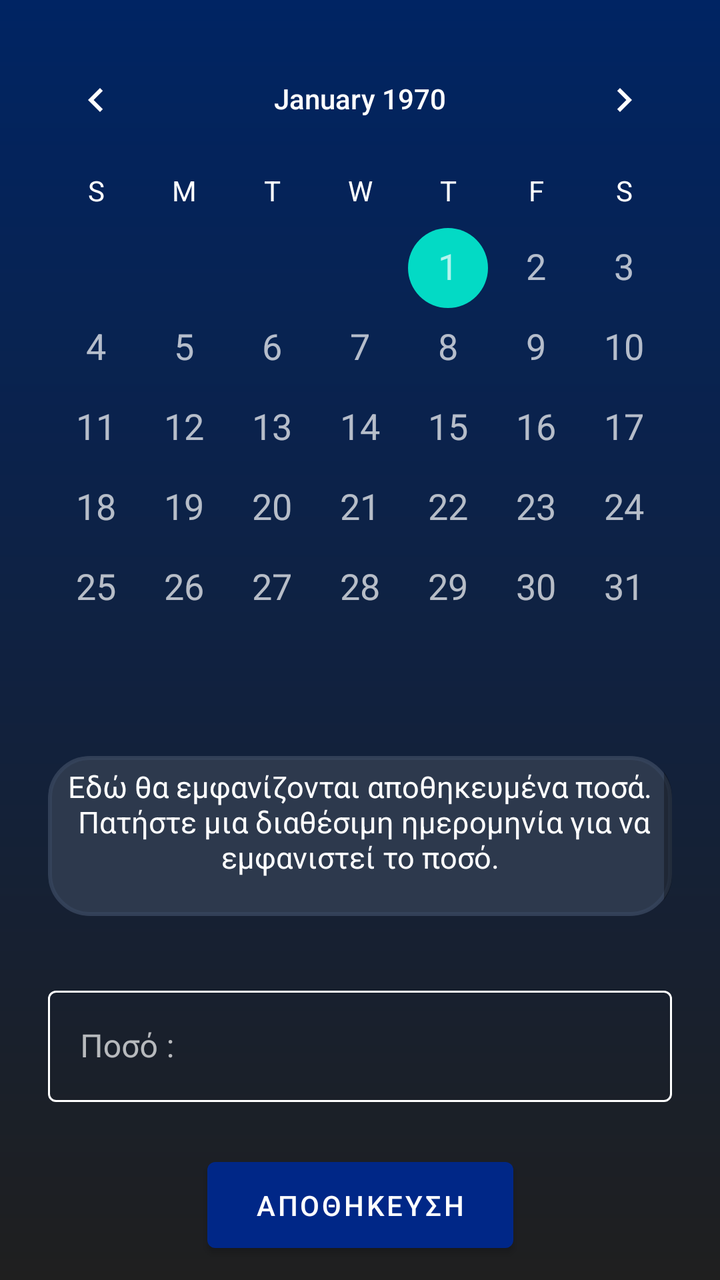
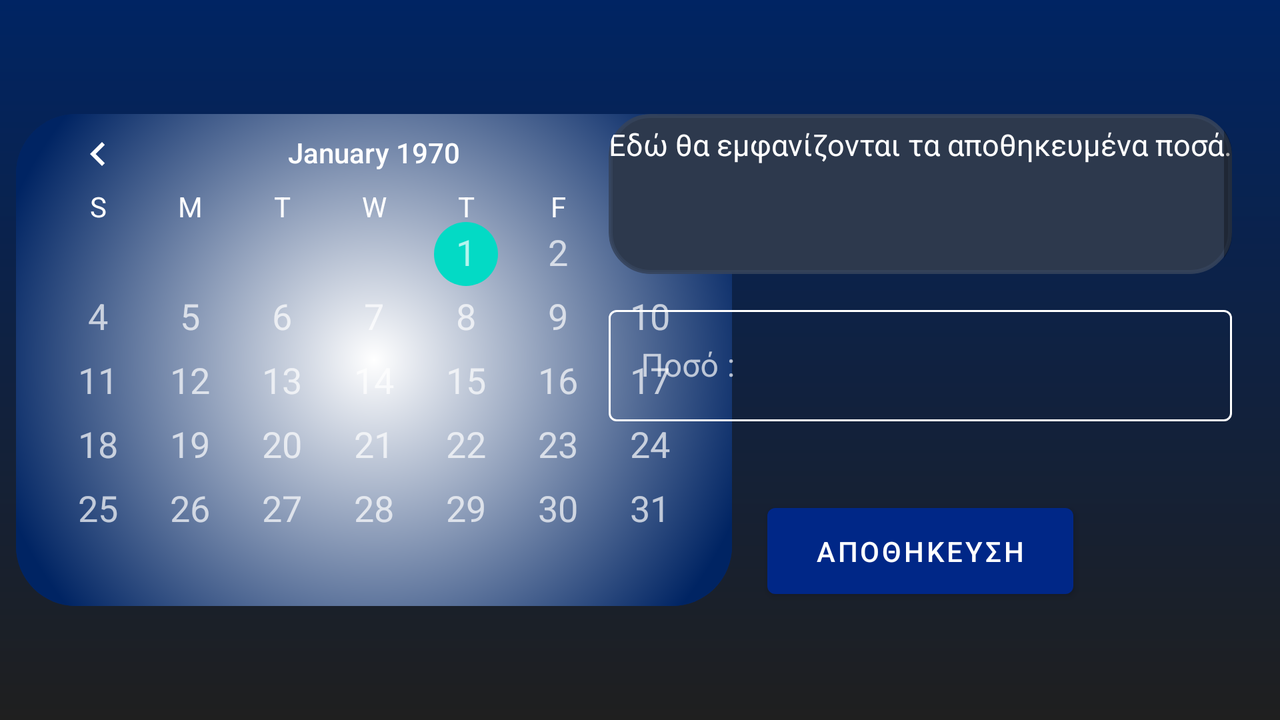

First picture: res/layout/ on a phone held upright. Second picture: the repository's own variant of that layout, on a device whose configuration matches the variant's folder. Source for both follows.
<!-- AndroidManifest.xml: application theme Theme.Ergasia -->
<!-- res/layout/fragment_schedule.xml -->
<?xml version="1.0" encoding="utf-8"?>
<androidx.constraintlayout.widget.ConstraintLayout xmlns:android="http://schemas.android.com/apk/res/android"
    xmlns:app="http://schemas.android.com/apk/res-auto"
    xmlns:tools="http://schemas.android.com/tools"
    android:layout_width="match_parent"
    android:layout_height="match_parent"
    android:background="@drawable/background"
    tools:context=".ui.scheduled.ScheduleFragment">

    <CalendarView
        android:id="@+id/calendarView"
        android:layout_width="wrap_content"
        android:layout_height="wrap_content"
        android:layout_marginTop="16dp"

        app:layout_constraintEnd_toEndOf="parent"
        app:layout_constraintStart_toStartOf="parent"
        app:layout_constraintTop_toTopOf="parent"
        android:theme="@style/CalenderViewCustom"
        android:dateTextAppearance="@style/CalenderViewCustomDate"
        android:weekDayTextAppearance="@style/CalenderViewWeekCustomText"

        />

    <ScrollView
        android:id="@+id/displayAreaScrollView"
        android:layout_width="0dp"
        android:layout_height="80dp"
        android:layout_marginStart="24dp"
        android:layout_marginTop="24dp"
        android:layout_marginEnd="24dp"
        android:background="@drawable/corners"
        android:fillViewport="true"
        android:scrollbarFadeDuration="0"
        android:scrollbars="vertical"
        android:verticalScrollbarPosition="right"
        android:scrollbarAlwaysDrawHorizontalTrack="true"
        app:layout_constraintEnd_toEndOf="parent"
        app:layout_constraintStart_toStartOf="parent"
        app:layout_constraintTop_toBottomOf="@+id/calendarView"
        android:clipToOutline="true">

        <TextView
            android:id="@+id/displaySchedule"
            android:layout_width="match_parent"
            android:layout_height="wrap_content"
            android:text="Εδώ θα εμφανίζονται αποθηκευμένα ποσά.\n Πατήστε μια διαθέσιμη ημερομηνία για να εμφανιστεί το ποσό."
            android:layout_marginTop="5dp"
            android:textColor="@color/white"
            android:textSize="15sp"
            android:gravity="center_horizontal"/>
    </ScrollView>

    <com.google.android.material.textfield.TextInputLayout
        android:id="@+id/textInputLayout"
        style="@style/Widget.MaterialComponents.TextInputLayout.OutlinedBox"
        android:layout_width="0dp"
        android:layout_height="wrap_content"
        android:layout_marginStart="24dp"
        android:layout_marginTop="32dp"
        android:layout_marginEnd="24dp"
        android:hint="Ποσό :"
        android:textColorHint="#B0FFFFFF"
        app:boxStrokeColor="@color/teal"
        app:hintTextColor="#B0FFFFFF"
        app:layout_constraintEnd_toEndOf="parent"
        app:layout_constraintStart_toStartOf="parent"
        app:layout_constraintTop_toBottomOf="@+id/displayAreaScrollView">

        <com.google.android.material.textfield.TextInputEditText
            android:id="@+id/scheduleInput"
            android:layout_width="match_parent"
            android:layout_height="wrap_content"
            android:inputType="numberDecimal"
            android:textColor="@color/white"
            android:textSize="16sp" />
    </com.google.android.material.textfield.TextInputLayout>

    <Button
        android:id="@+id/scheduleSave"
        android:layout_width="wrap_content"
        android:layout_height="wrap_content"
        android:layout_marginTop="24dp"
        android:paddingStart="24dp"
        android:paddingTop="12dp"
        android:paddingEnd="24dp"
        android:paddingBottom="12dp"
        android:text="αποθηκευση"
        android:textColor="#FFFFFF"
        app:layout_constraintEnd_toEndOf="parent"
        app:layout_constraintStart_toStartOf="parent"
        app:layout_constraintTop_toBottomOf="@+id/textInputLayout" />

</androidx.constraintlayout.widget.ConstraintLayout>
<!-- resources referenced by this layout -->
<resources>
  <color name="teal">#99FCEC</color>
  <color name="white">#FFFFFFFF</color>
  <!-- drawable background (drawable) -->
  <?xml version="1.0" encoding="utf-8"?>
  <shape xmlns:android="http://schemas.android.com/apk/res/android"
      android:shape="rectangle" >
  
      <gradient
          android:angle="90"
          android:endColor="#002463"
          android:startColor="#1F1F1F"
          android:type="linear" />
  
  </shape>
  <!-- drawable corners (drawable) -->
  <?xml version="1.0" encoding="utf-8"?>
  <shape xmlns:android="http://schemas.android.com/apk/res/android">
      <solid
          android:color="#2D394D"
  
          android:angle="90" />
      <corners
          android:radius="20dp" />
  
      <stroke
          android:width="2dp"
          android:color="#E136435B"/>
  </shape>
  <style name="CalenderViewCustom" parent="Theme.AppCompat">
          <item name="colorControlActivated">@color/teal_200</item>
          <item name="android:textColorPrimary">@color/white</item>
      </style>
  <style name="CalenderViewCustomDate" parent="android:TextAppearance.DeviceDefault.Small">
          <item name="android:textSize">18sp</item>
      </style>
  <style name="CalenderViewWeekCustomText" parent="android:TextAppearance.DeviceDefault.Small">
          <item name="android:textColor">@color/white</item>
      </style>
  <!-- from res/values-v29/ -->
  <style name="Theme.Ergasia" parent="Theme.MaterialComponents.Light.DarkActionBar">
          
          <item name="colorPrimary">@color/blue_menu</item>
          <item name="colorPrimaryVariant">@color/black</item>
          <item name="colorOnPrimary">@color/black</item>
          
          <item name="colorSecondary">@color/blue_menu</item>
          <item name="colorSecondaryVariant">@color/black</item>
          <item name="colorOnSecondary">@color/black</item>
          
          <item name="android:statusBarColor">?attr/colorPrimaryVariant</item>
          
          <item name="android:forceDarkAllowed">false</item>
          
      </style>
  <color name="teal_200">#FF03DAC5</color>
  <color name="blue_menu">#002787</color>
  <color name="black">#FF000000</color>
</resources>
<!-- res/layout-land/fragment_schedule.xml (the repository's variant of the layout above) -->
<!-- drawn on the phone turned sideways -->
<?xml version="1.0" encoding="utf-8"?>
<androidx.constraintlayout.widget.ConstraintLayout xmlns:android="http://schemas.android.com/apk/res/android"
    xmlns:app="http://schemas.android.com/apk/res-auto"
    xmlns:tools="http://schemas.android.com/tools"
    android:layout_width="match_parent"
    android:layout_height="match_parent"
    android:background="@drawable/background"
    tools:context=".ui.scheduled.ScheduleFragment">

    <CalendarView
        android:id="@+id/calendarView"
        android:layout_width="wrap_content"
        android:layout_height="wrap_content"
        android:layout_marginStart="8dp"
        android:background="@drawable/calendar_background"
        android:dateTextAppearance="@style/CalenderViewCustomDate"
        android:theme="@style/CalenderViewCustom"
        android:weekDayTextAppearance="@style/CalenderViewWeekCustomText"

        app:layout_constraintBottom_toBottomOf="parent"
        app:layout_constraintStart_toStartOf="parent"
        app:layout_constraintTop_toTopOf="parent" />

    <ScrollView
        android:id="@+id/displayAreaScrollView"
        android:layout_width="0dp"
        android:layout_height="80dp"
        android:layout_marginEnd="24dp"
        android:background="@drawable/corners"
        android:clipToOutline="true"
        android:fillViewport="true"
        android:scrollbarAlwaysDrawHorizontalTrack="true"
        android:scrollbarFadeDuration="0"
        android:scrollbars="vertical"
        android:verticalScrollbarPosition="right"
        app:layout_constraintEnd_toEndOf="parent"
        app:layout_constraintTop_toTopOf="@+id/calendarView">

        <TextView
            android:id="@+id/displaySchedule"
            android:layout_width="match_parent"
            android:layout_height="wrap_content"
            android:layout_gravity="top"
            android:layout_marginTop="5dp"
            android:gravity="center_horizontal"
            android:text="Εδώ θα εμφανίζονται τα αποθηκευμένα ποσά."
            android:textColor="@color/white"
            android:textSize="15sp" />
    </ScrollView>

    <com.google.android.material.textfield.TextInputLayout
        android:id="@+id/textInputLayout"
        style="@style/Widget.MaterialComponents.TextInputLayout.OutlinedBox"
        android:layout_width="0dp"
        android:layout_height="wrap_content"
        android:hint="Ποσό :"
        android:textColorHint="#B0FFFFFF"
        app:boxStrokeColor="@color/teal"
        app:hintTextColor="#B0FFFFFF"
        app:layout_constraintBottom_toBottomOf="parent"
        app:layout_constraintEnd_toEndOf="@+id/displayAreaScrollView"
        app:layout_constraintStart_toStartOf="@+id/displayAreaScrollView"
        app:layout_constraintTop_toTopOf="parent">

        <com.google.android.material.textfield.TextInputEditText
            android:id="@+id/scheduleInput"
            android:layout_width="match_parent"
            android:layout_height="wrap_content"
            android:inputType="numberDecimal"
            android:textColor="@color/white"
            android:textSize="16sp" />
    </com.google.android.material.textfield.TextInputLayout>

    <Button
        android:id="@+id/scheduleSave"
        android:layout_width="wrap_content"
        android:layout_height="wrap_content"
        android:paddingStart="24dp"
        android:paddingTop="12dp"
        android:paddingEnd="24dp"
        android:paddingBottom="12dp"
        android:text="αποθηκευση"
        android:textColor="#FFFFFF"
        app:layout_constraintBottom_toBottomOf="@+id/calendarView"
        app:layout_constraintEnd_toEndOf="@+id/textInputLayout"
        app:layout_constraintStart_toStartOf="@+id/textInputLayout" />

</androidx.constraintlayout.widget.ConstraintLayout>
<!-- resources referenced by the variant -->
<!-- as the phone turned sideways resolves them -->
<resources>
  <color name="teal">#99FCEC</color>
  <color name="white">#FFFFFFFF</color>
  <!-- drawable background (drawable) -->
  <?xml version="1.0" encoding="utf-8"?>
  <shape xmlns:android="http://schemas.android.com/apk/res/android"
      android:shape="rectangle" >
  
      <gradient
          android:angle="90"
          android:endColor="#002463"
          android:startColor="#1F1F1F"
          android:type="linear" />
  
  </shape>
  <!-- drawable calendar_background (drawable) -->
  <?xml version="1.0" encoding="utf-8"?>
  <shape xmlns:android="http://schemas.android.com/apk/res/android"
      android:shape="rectangle" >
  
      <gradient
  
          android:endColor="#002463"
          android:startColor="#FFFFFF"
          android:type="radial"
          android:gradientRadius="80%p"
           />
      <corners
          android:radius="30dp" />
  
  </shape>
  <!-- drawable corners (drawable) -->
  <?xml version="1.0" encoding="utf-8"?>
  <shape xmlns:android="http://schemas.android.com/apk/res/android">
      <solid
          android:color="#2D394D"
  
          android:angle="90" />
      <corners
          android:radius="20dp" />
  
      <stroke
          android:width="2dp"
          android:color="#E136435B"/>
  </shape>
  <style name="CalenderViewCustom" parent="Theme.AppCompat">
          <item name="colorControlActivated">@color/teal_200</item>
          <item name="android:textColorPrimary">@color/white</item>
      </style>
  <style name="CalenderViewCustomDate" parent="android:TextAppearance.DeviceDefault.Small">
          <item name="android:textSize">18sp</item>
      </style>
  <style name="CalenderViewWeekCustomText" parent="android:TextAppearance.DeviceDefault.Small">
          <item name="android:textColor">@color/white</item>
      </style>
  <!-- from res/values-v29/ -->
  <style name="Theme.Ergasia" parent="Theme.MaterialComponents.Light.DarkActionBar">
          
          <item name="colorPrimary">@color/blue_menu</item>
          <item name="colorPrimaryVariant">@color/black</item>
          <item name="colorOnPrimary">@color/black</item>
          
          <item name="colorSecondary">@color/blue_menu</item>
          <item name="colorSecondaryVariant">@color/black</item>
          <item name="colorOnSecondary">@color/black</item>
          
          <item name="android:statusBarColor">?attr/colorPrimaryVariant</item>
          
          <item name="android:forceDarkAllowed">false</item>
          
      </style>
  <color name="teal_200">#FF03DAC5</color>
  <color name="blue_menu">#002787</color>
  <color name="black">#FF000000</color>
</resources>
